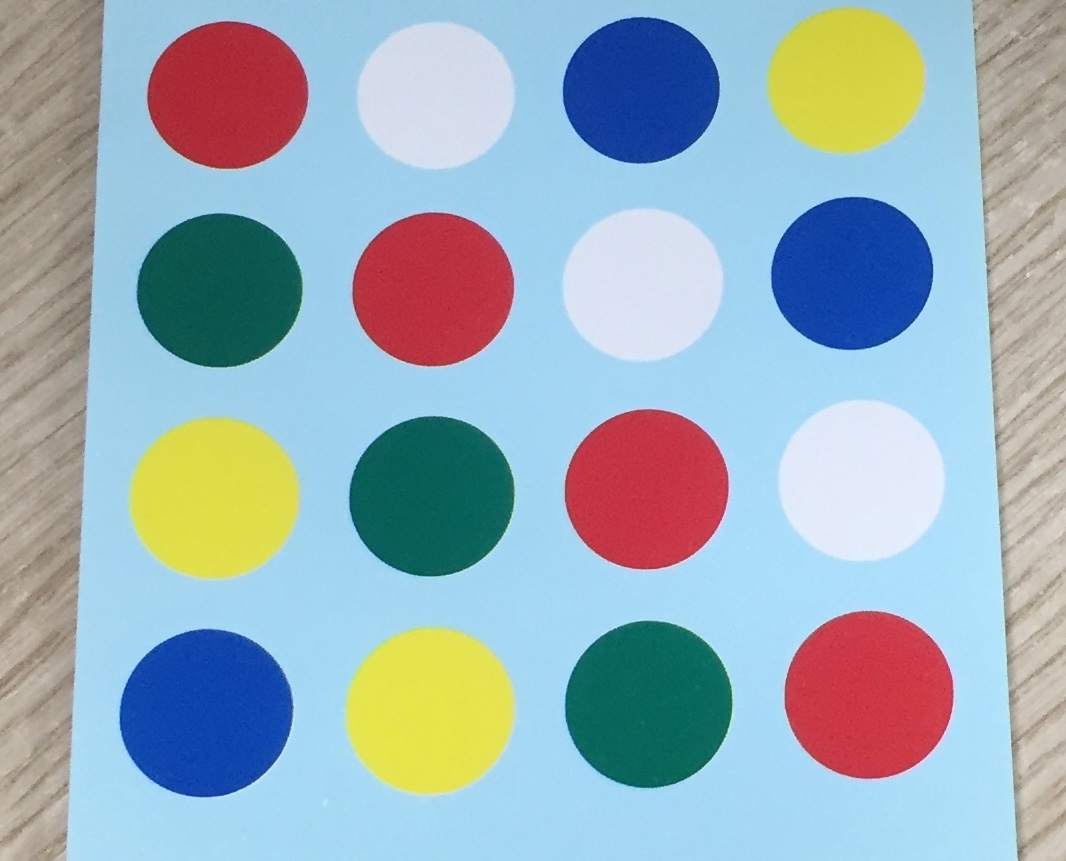
#> input picture image1.jpg, 1066 x 861 px, given in place of the camera
$ python colorDetect.py   (older library calls are emulated)
#> lines starting #> are read from the running program, lines starting #| are printed output that depends on the picture; after the words box and inside, x2 and y2 are one past the last pixel; in counts of white or black regions, pixels touching at a corner belong together
#> further down, frame is the input picture: shape (861, 1066, 3); mean B, G, R 185.1, 174.9, 154.4
import numpy as np
import cv2
def color_pick(color,image):
#> called with color = 3
    if color == 1:        # 青色の検出
        # HSV色空間に変換
        hsv = cv2.cvtColor(image, cv2.COLOR_BGR2HSV)
        hsv_min = np.array([100,60,150])
        hsv_max = np.array([130,255,255])
        mask = cv2.inRange(hsv, hsv_min, hsv_max)
    elif color == 2:        # 緑色の検出
        # HSV色空間に変換
        hsv = cv2.cvtColor(image, cv2.COLOR_BGR2HSV)
        hsv_min = np.array([20,60,50])
        hsv_max = np.array([100,255,255])
        mask = cv2.inRange(hsv, hsv_min, hsv_max)
    elif color == 3:        # 赤色の検出
        # HSV色空間に変換
        hsv = cv2.cvtColor(image, cv2.COLOR_BGR2HSV)
#> hsv: shape (861, 1066, 3); mean H, S, V 90.9, 104.6, 209.4
        hsv_min = np.array([0,60,65])
        hsv_max = np.array([10,255,255])
        mask = cv2.inRange(hsv, hsv_min, hsv_max)
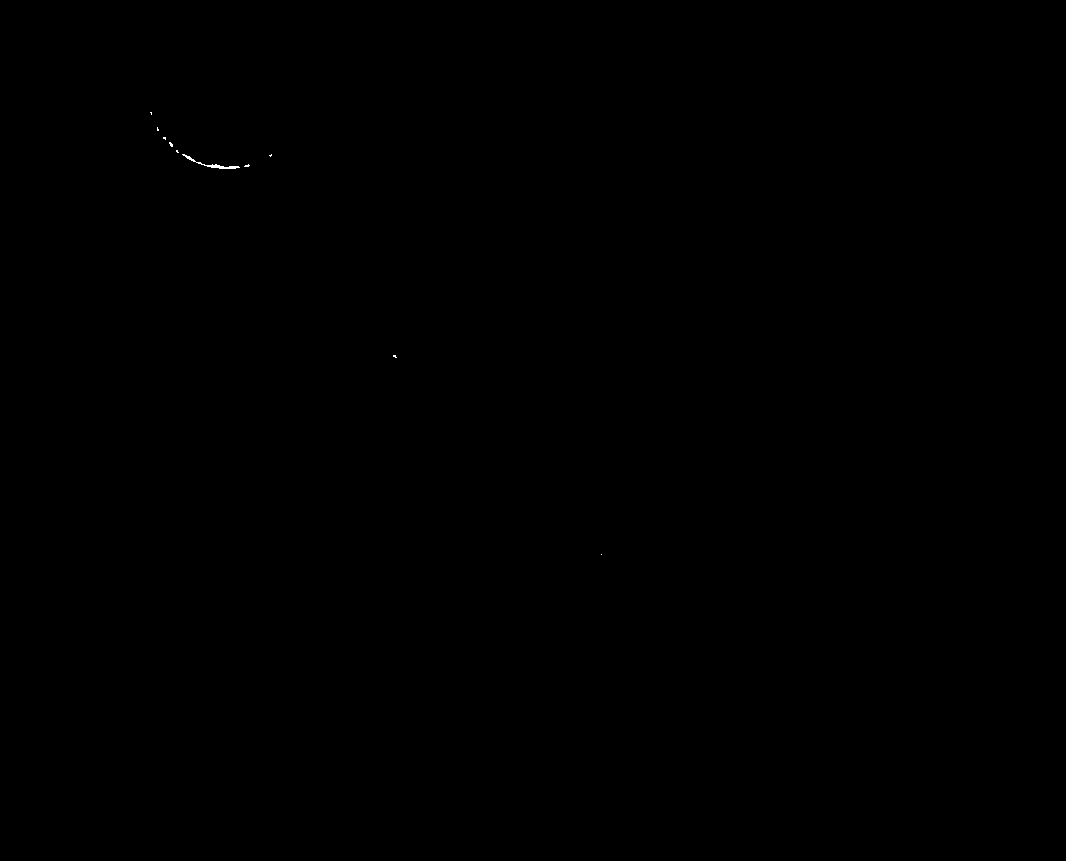
#> mask: shape (861, 1066); 0.02% white in thin lines or dots, all inside (x1, y1, x2, y2) = (150, 112, 602, 555)
        hsv_min = np.array([170,60,65])
        hsv_max = np.array([180,255,255])
        mask += cv2.inRange(hsv, hsv_min, hsv_max)
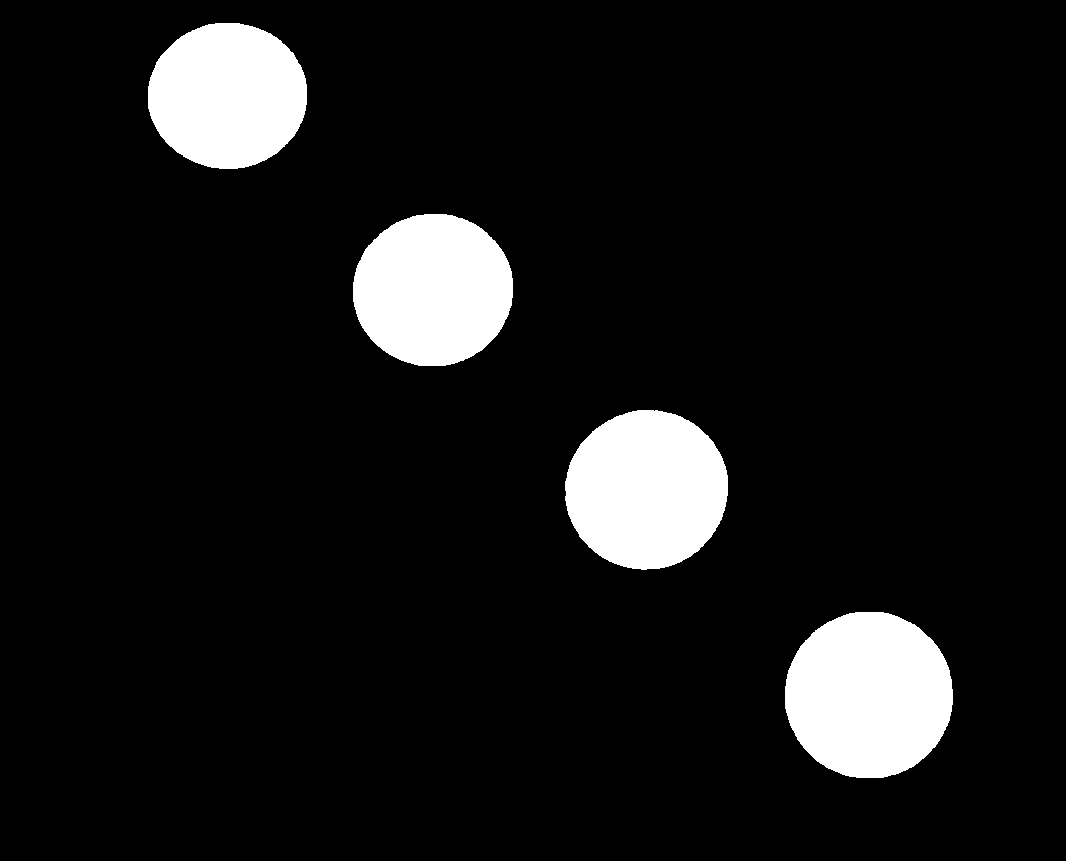
#> mask: shape (861, 1066); 8.7% white; 4 white regions, box (x1, y1, x2, y2) and area: (785, 612, 953, 778) 22082, (565, 410, 728, 570) 20399, (353, 214, 513, 366) 19219, (148, 23, 307, 169) 18313
    return mask

def detect_center_of_gravity(cnt):
    try:
        M = cv2.moments(cnt)
        cx = int(M['m10'] / M['m00'])
        cy = int(M['m01'] / M['m00'])
        return cx, cy
    except ZeroDivisionError:
        # たまにゼロ割になってしまうケースが有るので対処
        print("ZeroDivisionError!!")


color = 3  #1=青,2=緑,3=赤
cap = cv2.VideoCapture(0)
kernel = np.ones((5,5),np.uint8)
while(True):
    # Capture frame-by-frame
    ret, frame = cap.read()
    mask = color_pick(color, frame)
    opening = cv2.morphologyEx(mask, cv2.MORPH_OPEN, kernel)
#> opening: shape (861, 1066); 8.7% white; 4 white regions
    image, contours, hierarchy = cv2.findContours(mask, cv2.RETR_EXTERNAL, cv2.CHAIN_APPROX_NONE)
#> contours = 4 contours; box (x1, y1, x2, y2) and area: (785, 612, 953, 778) 21844, (565, 410, 728, 570) 20170, (353, 214, 513, 366) 18996, (148, 23, 307, 169) 18095

    # print("個数 =", len(contours))

    # 最大の領域を選定
    max_area = 0
    best_cnt = None
    for cnt in contours:
        area = cv2.contourArea(cnt)
        if max_area < area:
            best_cnt = cnt
            max_area = area
#> this loop made 4 passes
#> (area, max_area) on pass 1: (21843.5, 21843.5)
#> area on passes 2 to 4: 20170, 18996, 18095
#> after the loop, best_cnt = contour of 475 points, box (x1, y1, x2, y2) (785, 612, 953, 778), area 21844; max_area = 21843.5

    cv2.imshow('mask',mask)
    cv2.imshow('opening',opening)
    imC = frame.copy()
    imC = cv2.drawContours(imC, [best_cnt],0, (0, 255, 0), 3)
    cx, cy = detect_center_of_gravity(best_cnt)
#> in detect_center_of_gravity, `M = cv2.moments(cnt)`: M = moments, m00 21843.5, centre m10/m00, m01/m00 = (868.5, 694.6)
#> in detect_center_of_gravity, `cx = int(M['m10'] / M['m00'])`: cx = 868
#> in detect_center_of_gravity, `cy = int(M['m01'] / M['m00'])`: cy = 694
#> cx = 868; cy = 694
    font = cv2.FONT_HERSHEY_SIMPLEX
    cv2.putText(imC, str(cx)+","+str(cy), (cx, cy), font, 1, (255, 255, 255), 2, cv2.LINE_AA)
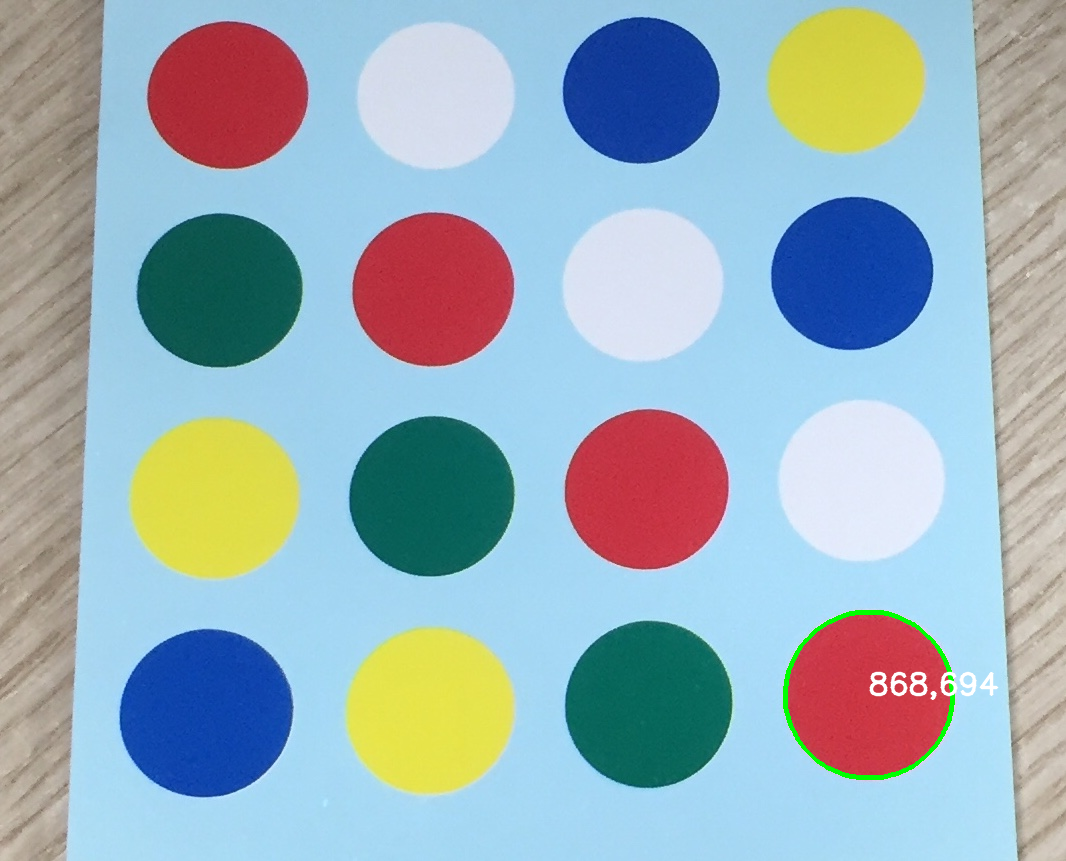
#> imC: shape (861, 1066, 3); mean B, G, R 184.9, 175.5, 154.1
    cv2.imshow('origin',imC)
    if cv2.waitKey(1) & 0xFF == ord('q'):
#> (key q is pressed here)
        break
cap.release()
cv2.destroyAllWindows()
